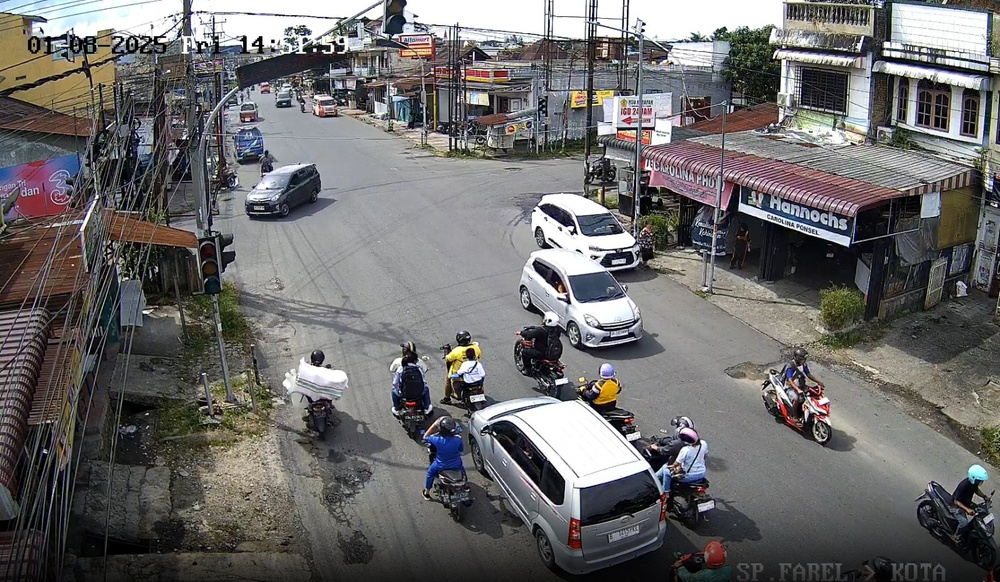
#> input picture cctv.jpg, 1000 x 582 px, shrunk from 1600 x 931 before the run
$ python tesseract-ds.py
#> lines starting #> are read from the running program, lines starting #| are printed output that depends on the picture; after the words box and inside, x2 and y2 are one past the last pixel; in counts of white or black regions, pixels touching at a corner belong together
import cv2
import pytesseract
import numpy as np

# Set path Tesseract (sesuaikan dengan instalasi Anda)
pytesseract.pytesseract.tesseract_cmd = r'D:/Program Files/Tesseract-OCR/tesseract.exe'

# 1. Load gambar dengan pengecekan
img_path = "cctv.jpg"  # Ganti dengan path absolut jika perlu
img = cv2.imread(img_path)
#> img is the input picture: shape (582, 1000, 3); mean B, G, R 106.2, 106.5, 107.9

if img is None:
    print(f"Error: Gambar tidak bisa dibaca di path: {img_path}")
    print("Pastikan:")
    print("- File ada di lokasi yang benar")
    print("- Format didukung (JPEG/PNG/BMP)")
    print("- Path tidak mengandung karakter khusus")
    exit()

print("Dimensi gambar:", img.shape)  # Harus menampilkan (height, width, channels)
#| Dimensi gambar: (582, 1000, 3)

# 2. Tentukan ROI (sesuaikan dengan posisi timestamp)
height, width = img.shape[:2]
#> height = 582; width = 1000

# Contoh ROI untuk timestamp di bagian bawah
roi_y1 = height - 100  # Mulai 100px dari bawah
#> roi_y1 = 482
roi_y2 = height - 50   # Sampai 50px dari bawah
#> roi_y2 = 532
roi_x1 = width // 4    # Mulai 1/4 lebar
#> roi_x1 = 250
roi_x2 = 3 * width //4 # Sampai 3/4 lebar
#> roi_x2 = 750

roi = img[roi_y1:roi_y2, roi_x1:roi_x2]
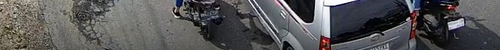
#> roi: shape (50, 500, 3); mean B, G, R 87, 86.1, 86.7

if roi.size == 0:
    print("Error: ROI kosong!")
    print(f"Pastikan koordinat dalam range (0-{width}, 0-{height})")
    exit()

# 3. Preprocessing untuk timestamp CCTV
gray = cv2.cvtColor(roi, cv2.COLOR_BGR2GRAY)
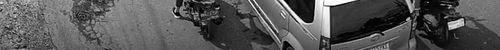
#> gray: shape (50, 500); min 0, max 255, mean 86.4
thresh = cv2.threshold(gray, 0, 255, cv2.THRESH_BINARY_INV + cv2.THRESH_OTSU)[1]
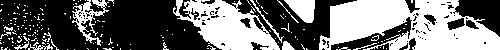
#> thresh: shape (50, 500); 43.6% white; 175 white regions (161 under 20 px), largest, box (x1, y1, x2, y2) and area: (319, 0, 500, 50) 6076, (173, 0, 280, 50) 2885, (72, 0, 109, 46) 559

# 4. OCR dengan konfigurasi khusus timestamp (FIXED)
config = r'--psm 6 --oem 3 -c tessedit_char_whitelist=0123456789:-'  # Perhatikan perubahan di sini
#> (the run stopped early here; a loop or call above may not have finished)
